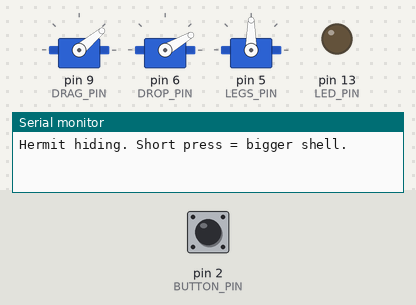
A sketch run on a simulated Arduino Nano, built with avr-gcc and run on an emulated ATmega328P. On the bench: 3 × servo, output pins drawn as LEDs (lit = HIGH), the last lines printed to the serial monitor. Inputs (shaded band) come from the test bench; at power-on: pin 2 (BUTTON_PIN) HIGH.

Above: at 1.9 s.
2.0 s: pin 2 (BUTTON_PIN) pulled LOW for 1 s
At 4.7 s:
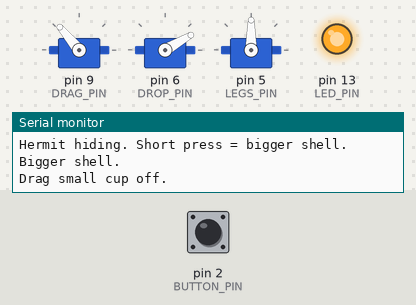
At 6.9 s:
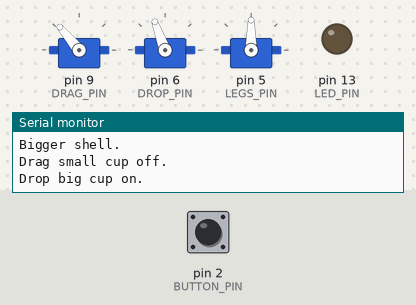
9.7 s: pin 2 (BUTTON_PIN) pulled LOW for 0.15 s
At 11.2 s:
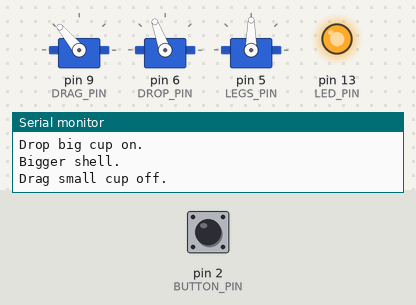
Timing chart, 0 to 14.8 s (numbered marks = the images above; inputs shaded):
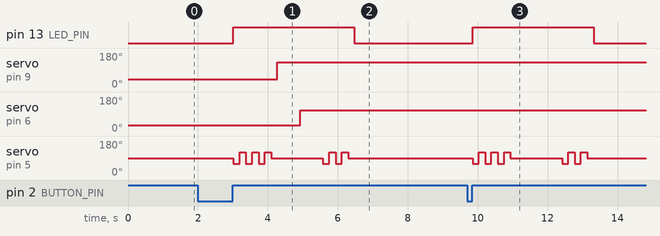

Measured:
- after the input at 2.0 s, pin 13 (LED_PIN): LOW → HIGH after 1.0 s, → LOW 3.5 s later; servo on pin 9 (DRAG_PIN): 40° → 130° after 2.3 s; servo on pin 6 (DROP_PIN): 30° → 110° after 2.9 s; servo on pin 5 (LEGS_PIN): 90° → 60° after 1.0 s, → 120° 0.18 s later, → 60° 0.18 s later, → 120° 0.18 s later, … (12 changes in this stretch)
- after the input at 9.7 s, pin 13 (LED_PIN): LOW → HIGH after 0.15 s, → LOW 3.5 s later; servo on pin 5 (LEGS_PIN): 90° → 60° after 0.15 s, → 120° 0.18 s later, → 60° 0.18 s later, → 120° 0.18 s later, … (12 changes in this stretch)

The sketch:

hermit-swap.ino
```cpp
/*
  Hermit swap — small cup off, bigger cup on

  BOARD: Arduino Nano (same as the feeder)
  A cardboard crab sits on a base. A SMALL paper cup is its
  shell. Short press: it wiggles, DRAGS that cup off its back,
  then a BIGGER cup swings down and becomes the new shell.

  Long press: reverse (big cup lifts off, small cup slides back)
  so you can demo it more than once.

  3 SERVOS
  --------
  Legs      D5   a rocker under the body. It does not walk
                 far. It just looks annoyed while the shells
                 change.
  Drag      D9   long horn / popsicle stick hooked on the RIM
                 of the small cup. Parked = cup sitting on the
                 crab. Swap = swings BACK and pulls the cup
                 off like a hermit backing out.
  Drop      D6   arm holding the BIG cup above / beside the
                 crab. Parked = big cup waiting in the air.
                 Swap = lowers the big cup onto the crab's
                 back.

  CUPS
  ----
  Small = bathroom dixie / espresso cup. Opening toward the
          TAIL. Light. Tape a paperclip on the rim for the
          drag hook to grab.
  Big   = the next size up. Opening toward the tail too.
          Hot-glue the side of the cup to the drop-arm so
          it stays aimed.

  MOUNT
  -----
  1. Cardboard base, about a sheet of paper. Crab in the
     middle. Nano + battery under the base or in a snack box
     behind the crab.
  2. Crab body = a matchbox / small cardboard lump. Pipe
     cleaner or cardboard legs glued on. The legs servo
     is UNDER the body, horn lifting one side so it rocks.
  3. Drag servo behind the tail, horn pointing up, a bent
     paperclip hook on the end. Hook catches the small-cup
     rim from the outside.
  4. Drop servo to the SIDE of the crab (stage left). Arm
     is a popsicle stick. Big cup glued to the end. At rest
     the big cup is UP, out of the way. At drop it sits
     snug on the crab like a hat.
  5. The two cups must not hit each other mid-swap. Park
     the big cup high enough that the small one can slide
     out first.

        [ big cup waiting ]----drop servo
                 |
     small cup on crab
            crab  (rocks)
              |
           drag servo  ← pulls small cup THIS way (tail)
           [ Nano box ]

  WIRING
  ------
  Legs         orange → D5
  Drop (big)   orange → D6
  Drag (small) orange → D9
  All browns → GND
  All reds   → 5V pack   (NOT the Nano 5V pin)
  Share GND with the Nano.

  Button       D2 → button → GND   (INPUT_PULLUP)
  Onboard LED  D13 on during a swap.

  HOW TO USE
  ----------
  1. No cups. Short press. Watch: rock, drag-arm swings back,
     drop-arm comes down, then they reverse to park.
  2. Hook the small cup. Glue the big cup to the drop arm.
  3. Tweak DRAG_OFF until the small cup actually leaves.
     Tweak DROP_ON until the big cup sits on the crab, not
     on the table, not on the drag hook.
  4. If an arm goes the wrong way, swap that pair of angles.
*/

#include <Servo.h>

const int BUTTON_PIN = 2;
const int LEGS_PIN   = 5;
const int DROP_PIN   = 6;
const int DRAG_PIN   = 9;
const int LED_PIN    = 13;

const int LEGS_LEFT  = 60;
const int LEGS_RIGHT = 120;
const int LEGS_REST  = 90;

const int DRAG_ON    = 40;    // hook holding small cup on the crab
const int DRAG_OFF   = 130;   // small cup pulled off, behind the tail

const int DROP_WAIT  = 30;    // big cup in the air
const int DROP_ON    = 110;   // big cup sitting on the crab

const int MOVE_MS    = 450;
const int WIGGLE_MS  = 180;
const unsigned long LONG_PRESS_MS = 2000;
const unsigned long SWAP_LOCK_MS  = 3000;

Servo legs;
Servo drag;
Servo drop;

unsigned long buttonDownMs = 0;
unsigned long lastSwapMs   = 0;
bool buttonWasDown     = false;
bool longPressHandled  = false;
bool wearingBig        = false;

void setup() {
  pinMode(BUTTON_PIN, INPUT_PULLUP);
  pinMode(LED_PIN, OUTPUT);
  digitalWrite(LED_PIN, LOW);

  Serial.begin(9600);
  delay(200);

  smallShellPose();
  Serial.println("Hermit hiding. Short press = bigger shell.");
}

void loop() {
  handleButton();
  delay(15);
}

void handleButton() {
  bool down = digitalRead(BUTTON_PIN) == LOW;

  if (down && !buttonWasDown) {
    buttonDownMs = millis();
    longPressHandled = false;
  }

  if (down && !longPressHandled && (millis() - buttonDownMs >= LONG_PRESS_MS)) {
    if (millis() - lastSwapMs >= SWAP_LOCK_MS) {
      Serial.println("Back to the small shell.");
      goSmall();
    }
    longPressHandled = true;
  }

  if (!down && buttonWasDown && !longPressHandled) {
    if (millis() - lastSwapMs < SWAP_LOCK_MS) {
      Serial.println("Still changing.");
    } else {
      Serial.println("Bigger shell.");
      goBig();
    }
  }

  buttonWasDown = down;
}

void goBig() {
  digitalWrite(LED_PIN, HIGH);
  wiggle(3);

  Serial.println("Drag small cup off.");
  moveDrag(DRAG_OFF);
  delay(200);

  Serial.println("Drop big cup on.");
  moveDrop(DROP_ON);
  delay(200);

  wiggle(2);
  wearingBig = true;
  doneSwap();
}

void goSmall() {
  digitalWrite(LED_PIN, HIGH);
  wiggle(2);

  Serial.println("Lift big cup.");
  moveDrop(DROP_WAIT);
  delay(200);

  Serial.println("Slide small cup back.");
  moveDrag(DRAG_ON);
  delay(200);

  wiggle(2);
  wearingBig = false;
  doneSwap();
}

void wiggle(int times) {
  legs.attach(LEGS_PIN);
  for (int i = 0; i < times; i++) {
    legs.write(LEGS_LEFT);
    delay(WIGGLE_MS);
    legs.write(LEGS_RIGHT);
    delay(WIGGLE_MS);
  }
  legs.write(LEGS_REST);
  delay(WIGGLE_MS);
}

void smallShellPose() {
  drag.attach(DRAG_PIN);
  drop.attach(DROP_PIN);
  legs.attach(LEGS_PIN);
  drag.write(DRAG_ON);
  drop.write(DROP_WAIT);
  legs.write(LEGS_REST);
  delay(500);
  detachAll();
  wearingBig = false;
}

void moveDrag(int angle) {
  drag.attach(DRAG_PIN);
  drag.write(angle);
  delay(MOVE_MS);
}

void moveDrop(int angle) {
  drop.attach(DROP_PIN);
  drop.write(angle);
  delay(MOVE_MS);
}

void doneSwap() {
  detachAll();
  lastSwapMs = millis();
  digitalWrite(LED_PIN, LOW);
}

void detachAll() {
  legs.detach();
  drag.detach();
  drop.detach();
}
```
